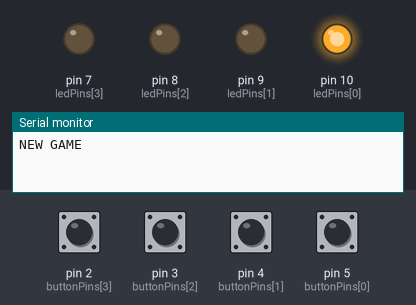
The sketch below on a simulated Arduino Uno, built with avr-gcc and run on an emulated ATmega328P. Parts: output pins drawn as LEDs (lit = HIGH), the last lines printed to the serial monitor. Dashed ring = blinking. Inputs (shaded band) come from the test bench; at power-on: pin 2 (buttonPins[3]), pin 3 (buttonPins[2]), pin 4 (buttonPins[1]), pin 5 (buttonPins[0]) HIGH. Random numbers use the default seed unless the sketch sets one.

Above: at 1.2 s.
1.3 s: pin 2 (buttonPins[3]) pulsed LOW 5 times (0.12 s each, 0.3 s apart)
At 2.74 s:
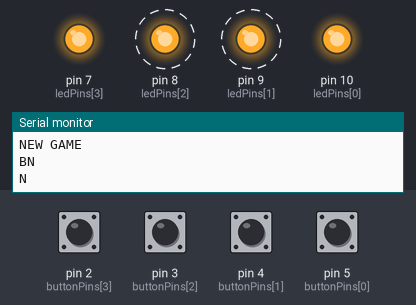
At 4.1 s:
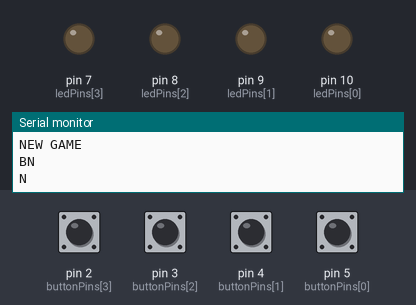
Timing chart, 0 to 8.3 s (numbered marks = the images above; inputs shaded):
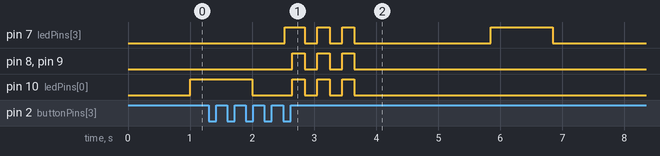

Measured:
- after the input at 1.3 s, pin 7 (ledPins[3]): LOW → HIGH after 1.2 s, → LOW 0.32 s later, → HIGH 0.20 s later, → LOW 0.20 s later, … (8 changes in this stretch); pin 8 (ledPins[2]), pin 9 (ledPins[1]): alternates HIGH for 0.20 s and LOW for 0.20 s, 6 changes in all, then stays LOW, starting after 1.3 s
- by itself, pin 10 (ledPins[0]): repeats every 0.40 s: HIGH 0.20 s, LOW 0.20 s, until it stays LOW from 3.6 s

The sketch:

Simon_Says.ino
```cpp
// ============================================================
//  Simon Says — Arduino (non-blocking state machine)
//  4 LEDs and 4 buttons (INPUT_PULLUP: pressed = LOW)
//  Colours are numbered 0-3: 0 = red, 1 = green, 2 = yellow, 3 = blue
//
//  loop() never waits. Each pass it reads the buttons, then the
//  current state checks the clock / the buttons and either does
//  nothing or moves to the next state.
// ============================================================

// ---------- Settings ----------
const int MAX_LEVEL = 15;                   // longest sequence; finishing it wins the game
const unsigned long SHOW_ON_MS     = 1000;  // each colour lit during playback
const unsigned long SHOW_GAP_MS    = 500;   // gap between colours during playback
const unsigned long START_PAUSE_MS = 1000;  // pause before a new game's first colour
const unsigned long PASS_ON_MS     = 500;   // pass flash: all LEDs on
const unsigned long PASS_OFF_MS    = 1000;  // pause after the pass flash
const unsigned long FAIL_STEP_MS   = 200;   // fail flashes: each on/off step
const unsigned long WIN_STEP_MS    = 100;   // win chase: each LED
const unsigned long END_PAUSE_MS   = 1000;  // pause after a fail or win animation
const unsigned long DEBOUNCE_MS    = 30;    // a reading must hold this long to count
const bool DEBUG_SHOW_SEQUENCE = false;     // true = print the sequence to Serial (cheat mode)

// ---------- Pins ----------
// The array index IS the colour number.
const int NUM_COLORS = 4;
const int ledPins[NUM_COLORS]    = {10, 9, 8, 7};   // red, green, yellow, blue
const int buttonPins[NUM_COLORS] = { 5, 4, 3, 2};   // red, green, yellow, blue
const char COLOR_LETTERS[NUM_COLORS + 1] = "RGYB";  // for Serial messages

// ---------- States ----------
enum GameState { START, SHOW_ON, SHOW_GAP, WAIT_INPUT, CORRECT, INCORRECT, WIN };
GameState state;
unsigned long stateStart;   // millis() when the current state (or animation step) began
int animStep;               // step counter for the multi-step animations

// ---------- Game data ----------
int colorList[MAX_LEVEL];   // the sequence (values 0-3)
int counter = 0;            // how many colours are in the sequence = current level
int showIndex = 0;          // which colour playback is on
int inputIndex = 0;         // which colour the player must press next
int heldColor = -1;         // button currently held during WAIT_INPUT (-1 = none)

// ---------- Button debouncing (one entry per colour) ----------
int stableState[NUM_COLORS];              // last accepted state (HIGH = up, LOW = down)
int lastReading[NUM_COLORS];              // last raw reading
unsigned long lastChange[NUM_COLORS];     // millis() when the raw reading last changed
int pressedNow = -1;    // colour pressed on THIS pass through loop(), or -1
int releasedNow = -1;   // colour released on THIS pass through loop(), or -1

// ============================================================
void setup() {
  Serial.begin(9600);

  for (int c = 0; c < NUM_COLORS; c = c + 1) {
    pinMode(buttonPins[c], INPUT_PULLUP);
    pinMode(ledPins[c], OUTPUT);
    stableState[c] = HIGH;   // assume all buttons start released
    lastReading[c] = HIGH;
    lastChange[c] = 0;
  }

  // Seed the random generator ONCE, from the noise on an unconnected pin
  randomSeed(analogRead(A0));

  newGame();
}

void loop() {
  updateButtons();   // sets pressedNow / releasedNow for this pass

  switch (state) {

    case START:
      // Short pause before the first colour of a new game
      if (timeUp(START_PAUSE_MS)) {
        startRound();
      }
      break;

    case SHOW_ON:
      // The current colour is lit; turn it off when its time is up
      if (timeUp(SHOW_ON_MS)) {
        digitalWrite(ledPins[colorList[showIndex]], LOW);
        goTo(SHOW_GAP);
      }
      break;

    case SHOW_GAP:
      // All off between colours; then the next colour, or the player's turn
      if (timeUp(SHOW_GAP_MS)) {
        showIndex = showIndex + 1;
        if (showIndex < counter) {
          digitalWrite(ledPins[colorList[showIndex]], HIGH);
          goTo(SHOW_ON);
        }
        else {
          heldColor = -1;   // ignore any button that was already held during playback
          goTo(WAIT_INPUT);
        }
      }
      break;

    case WAIT_INPUT:
      // A press lights that colour's LED (only one button counts at a time)
      if (pressedNow >= 0 && heldColor < 0) {
        heldColor = pressedNow;
        digitalWrite(ledPins[heldColor], HIGH);
      }
      // The release is what counts as the player's answer
      if (releasedNow >= 0 && releasedNow == heldColor) {
        digitalWrite(ledPins[heldColor], LOW);
        checkAnswer(heldColor);
        heldColor = -1;
      }
      break;

    case CORRECT:
      // Step 0: all on (set on entry). Step 1: all off, pause. Then next round or win.
      if (animStep == 0 && timeUp(PASS_ON_MS)) {
        setAll(LOW);
        nextStep();
      }
      else if (animStep == 1 && timeUp(PASS_OFF_MS)) {
        if (counter == MAX_LEVEL) {
          Serial.println("WIN");
          digitalWrite(ledPins[0], HIGH);   // first LED of the chase
          goTo(WIN);
        }
        else {
          addNewColor();
          startRound();
        }
      }
      break;

    case INCORRECT:
      // Steps 0-5 alternate on/off (3 flashes), then a pause, then a new game
      if (animStep < 5) {
        if (timeUp(FAIL_STEP_MS)) {
          nextStep();
          setAll(animStep % 2 == 0 ? HIGH : LOW);   // even steps on, odd steps off
        }
      }
      else if (timeUp(FAIL_STEP_MS + END_PAUSE_MS)) {
        newGame();
      }
      break;

    case WIN:
      // Steps 0-11 light one LED each, chasing around 3 times; then a pause
      if (animStep < 12) {
        if (timeUp(WIN_STEP_MS)) {
          digitalWrite(ledPins[animStep % NUM_COLORS], LOW);
          nextStep();
          if (animStep < 12) {
            digitalWrite(ledPins[animStep % NUM_COLORS], HIGH);
          }
        }
      }
      else if (timeUp(END_PAUSE_MS)) {
        newGame();
      }
      break;
  }
}

// ============================================================
//  State helpers
// ============================================================

// Every state change goes through here, so the timer always restarts.
void goTo(GameState next) {
  state = next;
  stateStart = millis();
  animStep = 0;
}

// True once `ms` milliseconds have passed in the current state or step.
bool timeUp(unsigned long ms) {
  return millis() - stateStart >= ms;
}

// Moves an animation to its next step and restarts the timer.
void nextStep() {
  animStep = animStep + 1;
  stateStart = millis();
}

// Clears everything and waits in START before the first colour.
void newGame() {
  setAll(LOW);
  for (int i = 0; i < MAX_LEVEL; i = i + 1) {
    colorList[i] = 0;
  }
  counter = 0;
  addNewColor();
  Serial.println("NEW GAME");
  goTo(START);
}

// Starts playback of the current sequence from the first colour.
// Called from START (new game) and CORRECT (next round).
void startRound() {
  showIndex = 0;
  inputIndex = 0;

  if (DEBUG_SHOW_SEQUENCE) {
    Serial.print("Sequence: ");
    for (int i = 0; i < counter; i = i + 1) {
      Serial.print(COLOR_LETTERS[colorList[i]]);
    }
    Serial.println();
  }

  digitalWrite(ledPins[colorList[0]], HIGH);   // entry action: light the first colour
  goTo(SHOW_ON);
}

// Judges one completed press during WAIT_INPUT.
void checkAnswer(int pressed) {
  Serial.print(COLOR_LETTERS[pressed]);

  if (pressed != colorList[inputIndex]) {
    Serial.println("N");   // e.g. "GN" = pressed green, wrong
    Serial.println("N");   // round failed
    setAll(HIGH);          // entry action: first fail flash
    goTo(INCORRECT);
    return;
  }

  Serial.println("Y");     // e.g. "GY" = pressed green, right
  inputIndex = inputIndex + 1;
  if (inputIndex == counter) {
    Serial.println("Y");   // whole round correct
    setAll(HIGH);          // entry action: pass flash
    goTo(CORRECT);
  }
  // otherwise stay in WAIT_INPUT for the next colour
}

// Adds one random colour to the end of the sequence.
void addNewColor() {
  if (counter >= MAX_LEVEL) {   // guard: never write past the end of the array
    return;
  }
  colorList[counter] = random(0, NUM_COLORS);
  counter = counter + 1;
}

// Turns all LEDs on (HIGH) or off (LOW).
void setAll(int level) {
  for (int c = 0; c < NUM_COLORS; c = c + 1) {
    digitalWrite(ledPins[c], level);
  }
}

// ============================================================
//  Input: non-blocking debounce + edge detection
// ============================================================

// Reads every button once. A new reading only counts after it has held
// steady for DEBOUNCE_MS. Sets pressedNow / releasedNow when a button's
// accepted state changes on this pass.
void updateButtons() {
  pressedNow = -1;
  releasedNow = -1;

  for (int c = 0; c < NUM_COLORS; c = c + 1) {
    int reading = digitalRead(buttonPins[c]);

    // Raw reading changed (real change or bounce): restart its timer
    if (reading != lastReading[c]) {
      lastReading[c] = reading;
      lastChange[c] = millis();
    }

    // Held steady long enough and different from what we accepted: it's real
    if (millis() - lastChange[c] >= DEBOUNCE_MS && reading != stableState[c]) {
      stableState[c] = reading;
      if (reading == LOW) {
        pressedNow = c;     // edge: up → down
      }
      else {
        releasedNow = c;    // edge: down → up
      }
    }
  }
}
```
